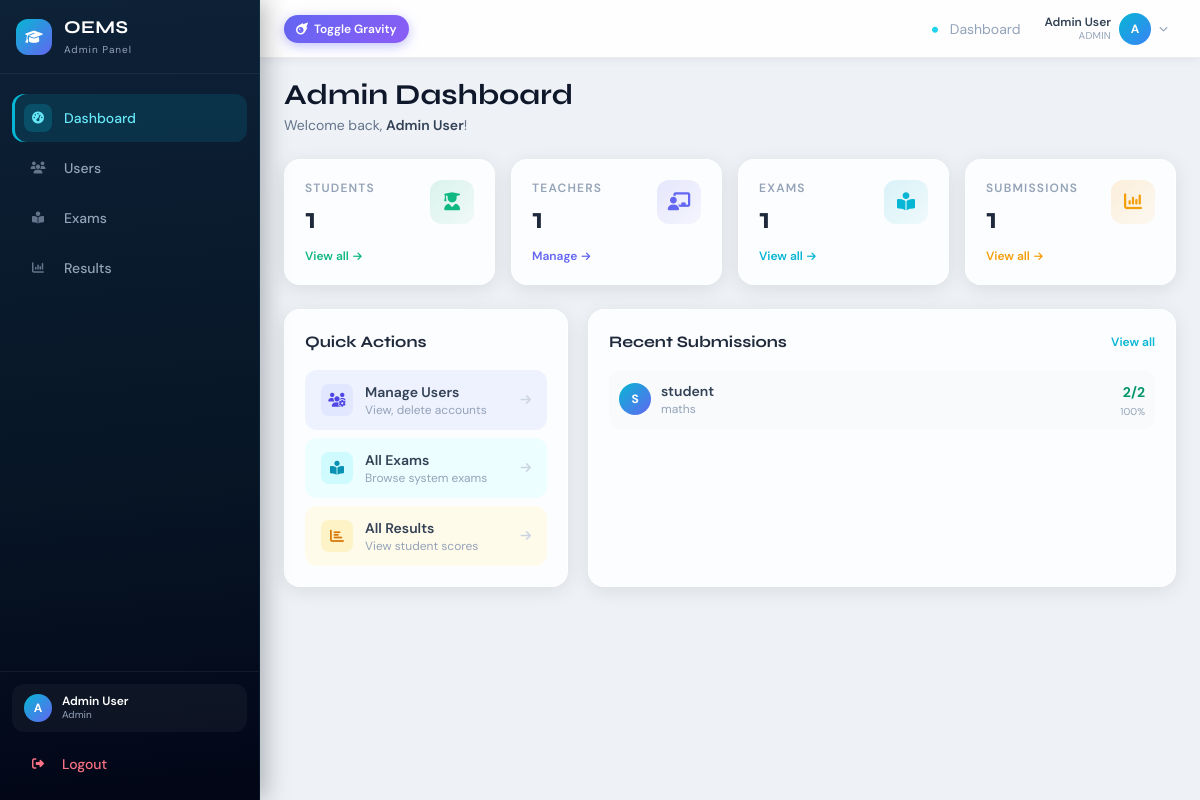
The app's page /dashboard (signed in) with its own data.
### tables this page shows
CREATE TABLE results (
            id INTEGER PRIMARY KEY AUTOINCREMENT,
            student_id INTEGER NOT NULL,
            exam_id INTEGER NOT NULL,
            score INTEGER NOT NULL,
            total INTEGER NOT NULL,
            date_taken TIMESTAMP DEFAULT CURRENT_TIMESTAMP,
            FOREIGN KEY (student_id) REFERENCES users (id) ON DELETE CASCADE,
            FOREIGN KEY (exam_id) REFERENCES exams (id) ON DELETE CASCADE
        );

CREATE TABLE users (
            id INTEGER PRIMARY KEY AUTOINCREMENT,
            name TEXT NOT NULL,
            email TEXT UNIQUE NOT NULL,
            password TEXT NOT NULL,
            role TEXT NOT NULL CHECK(role IN ('admin', 'teacher', 'student')),
            security_pin TEXT NOT NULL
        );

CREATE TABLE exams (
            id INTEGER PRIMARY KEY AUTOINCREMENT,
            title TEXT NOT NULL,
            teacher_id INTEGER NOT NULL,
            duration INTEGER NOT NULL, -- duration in minutes
            created_at TIMESTAMP DEFAULT CURRENT_TIMESTAMP,
            FOREIGN KEY (teacher_id) REFERENCES users (id) ON DELETE CASCADE
        );

### app.py (the view, shortened to what this page needs)
@app.route('/dashboard')
@login_required
def dashboard():
    conn = models.get_db_connection()
    role = session.get('user_role')
    if role == 'admin':
        stats = {
            'students': conn.execute("SELECT COUNT(*) FROM users WHERE role='student'").fetchone()[0],
            'teachers': conn.execute("SELECT COUNT(*) FROM users WHERE role='teacher'").fetchone()[0],
            'exams':    conn.execute("SELECT COUNT(*) FROM exams").fetchone()[0],
            'results':  conn.execute("SELECT COUNT(*) FROM results").fetchone()[0],
        }
        recent_results = conn.execute('''
            SELECT r.*, e.title AS exam_title, u.name AS student_name
            FROM results r
            JOIN exams e ON r.exam_id   = e.id
            JOIN users u ON r.student_id = u.id
            ORDER BY r.date_taken DESC LIMIT 6
        ''').fetchall()
        conn.close()
        return render_template('dashboard.html', stats=stats, recent_results=recent_results)

### app.py (called while the page is built)
def login_required(f):
    @wraps(f)
    def decorated(*args, **kwargs):
        if 'user_id' not in session:
            flash("Please log in to access this page.", "danger")
            return redirect(url_for('login'))
        return f(*args, **kwargs)
    return decorated

### models.py (called while the page is built)
def get_db_connection():
    db_path = os.path.join(os.path.dirname(os.path.abspath(__file__)), 'database.db')
    conn = sqlite3.connect(db_path)
    conn.row_factory = sqlite3.Row
    conn.execute('PRAGMA foreign_keys = ON')
    return conn

### templates/dashboard.html (shortened to what this page needs)
{% extends 'base.html' %}
{% block page_label %}Dashboard{% endblock %}
{% block content %}
<div class="page-header mb-4 md:mb-6 anim-in">
  <h1>{% if session.user_role == 'admin' %}Admin{% elif session.user_role == 'teacher' %}Teacher{% else %}Student{% endif %} Dashboard</h1>
  <p class="text-sm text-slate-500 mt-0.5">Welcome back, <span class="font-semibold text-slate-700">{{ session.get('user_name') }}</span>!</p>
</div>
{% if session.user_role == 'admin' %}
<div class="grid grid-cols-2 lg:grid-cols-4 gap-3 md:gap-4 mb-4 md:mb-6">
  <div class="glass stat-card rounded-2xl p-4 md:p-5 anim-in anim-in-d1 physics-element">
    <div class="flex items-start justify-between">
      <div>
        <p class="text-[10px] md:text-xs font-semibold uppercase tracking-widest text-slate-400 mb-1">Students</p>
        <p class="font-syne text-2xl md:text-3xl font-bold text-slate-800">{{ stats.students }}</p>
      </div>
      <div class="w-9 h-9 md:w-11 md:h-11 rounded-xl flex items-center justify-center shrink-0"
           style="background:linear-gradient(135deg,rgba(16,185,129,.15),rgba(16,185,129,.05))">
        <i class="fas fa-user-graduate text-emerald-500 text-base md:text-lg"></i>
      </div>
    </div>
    <a href="{{ url_for('manage_users') }}" class="mt-2 md:mt-3 text-xs font-semibold text-emerald-500 hover:text-emerald-600 flex items-center gap-1">
      View all <i class="fas fa-arrow-right text-[10px]"></i>
    </a>
  </div>
  <div class="glass stat-card rounded-2xl p-4 md:p-5 anim-in anim-in-d2 physics-element">
    <div class="flex items-start justify-between">
      <div>
        <p class="text-[10px] md:text-xs font-semibold uppercase tracking-widest text-slate-400 mb-1">Teachers</p>
        <p class="font-syne text-2xl md:text-3xl font-bold text-slate-800">{{ stats.teachers }}</p>
      </div>
      <div class="w-9 h-9 md:w-11 md:h-11 rounded-xl flex items-center justify-center shrink-0"
           style="background:linear-gradient(135deg,rgba(99,102,241,.15),rgba(99,102,241,.05))">
        <i class="fas fa-chalkboard-user text-indigo-500 text-base md:text-lg"></i>
      </div>
    </div>
    <a href="{{ url_for('manage_users') }}" class="mt-2 md:mt-3 text-xs font-semibold text-indigo-500 hover:text-indigo-600 flex items-center gap-1">
      Manage <i class="fas fa-arrow-right text-[10px]"></i>
    </a>
  </div>
  <div class="glass stat-card rounded-2xl p-4 md:p-5 anim-in anim-in-d3 physics-element">
    <div class="flex items-start justify-between">
      <div>
        <p class="text-[10px] md:text-xs font-semibold uppercase tracking-widest text-slate-400 mb-1">Exams</p>
        <p class="font-syne text-2xl md:text-3xl font-bold text-slate-800">{{ stats.exams }}</p>
      </div>
      <div class="w-9 h-9 md:w-11 md:h-11 rounded-xl flex items-center justify-center shrink-0"
           style="background:linear-gradient(135deg,rgba(6,182,212,.15),rgba(6,182,212,.05))">
        <i class="fas fa-book-open-reader text-cyan-500 text-base md:text-lg"></i>
      </div>
    </div>
    <a href="{{ url_for('exams') }}" class="mt-2 md:mt-3 text-xs font-semibold text-cyan-500 hover:text-cyan-600 flex items-center gap-1">
      View all <i class="fas fa-arrow-right text-[10px]"></i>
    </a>
  </div>
  <div class="glass stat-card rounded-2xl p-4 md:p-5 anim-in anim-in-d4 physics-element">
    <div class="flex items-start justify-between">
      <div>
        <p class="text-[10px] md:text-xs font-semibold uppercase tracking-widest text-slate-400 mb-1">Submissions</p>
        <p class="font-syne text-2xl md:text-3xl font-bold text-slate-800">{{ stats.results }}</p>
      </div>
      <div class="w-9 h-9 md:w-11 md:h-11 rounded-xl flex items-center justify-center shrink-0"
           style="background:linear-gradient(135deg,rgba(245,158,11,.15),rgba(245,158,11,.05))">
        <i class="fas fa-chart-column text-amber-500 text-base md:text-lg"></i>
      </div>
    </div>
    <a href="{{ url_for('results') }}" class="mt-2 md:mt-3 text-xs font-semibold text-amber-500 hover:text-amber-600 flex items-center gap-1">
      View all <i class="fas fa-arrow-right text-[10px]"></i>
    </a>
  </div>
</div>
<div class="grid grid-cols-1 lg:grid-cols-3 gap-4 md:gap-5">
  <div class="glass rounded-2xl p-4 md:p-5 anim-in physics-element">
    <h3 class="font-syne font-bold text-slate-800 mb-4 text-sm md:text-base">Quick Actions</h3>
    <div class="space-y-2">
      <a href="{{ url_for('manage_users') }}"
         class="flex items-center gap-3 px-3 md:px-4 py-2.5 md:py-3 rounded-xl bg-indigo-50 hover:bg-indigo-100 transition group">
        <div class="w-8 h-8 rounded-lg bg-indigo-100 group-hover:bg-indigo-200 flex items-center justify-center text-indigo-600 text-sm transition shrink-0">
          <i class="fas fa-users-gear"></i>
        </div>
        <div class="min-w-0">
          <p class="text-sm font-semibold text-slate-700">Manage Users</p>
          <p class="text-xs text-slate-400 hidden sm:block">View, delete accounts</p>
        </div>
        <i class="fas fa-arrow-right text-xs text-slate-300 group-hover:text-indigo-400 ml-auto transition"></i>
      </a>
      <a href="{{ url_for('exams') }}"
         class="flex items-center gap-3 px-3 md:px-4 py-2.5 md:py-3 rounded-xl bg-cyan-50 hover:bg-cyan-100 transition group">
        <div class="w-8 h-8 rounded-lg bg-cyan-100 group-hover:bg-cyan-200 flex items-center justify-center text-cyan-600 text-sm transition shrink-0">
          <i class="fas fa-book-open-reader"></i>
        </div>
        <div class="min-w-0">
          <p class="text-sm font-semibold text-slate-700">All Exams</p>
          <p class="text-xs text-slate-400 hidden sm:block">Browse system exams</p>
        </div>
        <i class="fas fa-arrow-right text-xs text-slate-300 group-hover:text-cyan-400 ml-auto transition"></i>
      </a>
      <a href="{{ url_for('results') }}"
         class="flex items-center gap-3 px-3 md:px-4 py-2.5 md:py-3 rounded-xl bg-amber-50 hover:bg-amber-100 transition group">
        <div class="w-8 h-8 rounded-lg bg-amber-100 group-hover:bg-amber-200 flex items-center justify-center text-amber-600 text-sm transition shrink-0">
          <i class="fas fa-chart-bar"></i>
        </div>
        <div class="min-w-0">
          <p class="text-sm font-semibold text-slate-700">All Results</p>
          <p class="text-xs text-slate-400 hidden sm:block">View student scores</p>
        </div>
        <i class="fas fa-arrow-right text-xs text-slate-300 group-hover:text-amber-400 ml-auto transition"></i>
      </a>
    </div>
  </div>
  <div class="glass rounded-2xl p-4 md:p-5 lg:col-span-2 anim-in physics-element">
    <div class="flex items-center justify-between mb-4">
      <h3 class="font-syne font-bold text-slate-800 text-sm md:text-base">Recent Submissions</h3>
      <a href="{{ url_for('results') }}" class="text-xs font-semibold text-cyan-500 hover:text-cyan-600">View all</a>
    </div>
    {% if recent_results %}
    <div class="space-y-2">
      {% for r in recent_results %}
      {% set pct = (r.score / r.total * 100)|round(0)|int if r.total > 0 else 0 %}
      <div class="flex items-center gap-2.5 p-2.5 rounded-xl bg-slate-50 hover:bg-slate-100 transition">
        <div class="w-8 h-8 rounded-full flex items-center justify-center text-xs font-bold text-white shrink-0"
             style="background:linear-gradient(135deg,#06B6D4,#6366F1)">
          {{ r.student_name[0].upper() }}
        </div>
        <div class="min-w-0 flex-1">
          <p class="text-sm font-semibold text-slate-700 truncate">{{ r.student_name }}</p>
          <p class="text-xs text-slate-400 truncate">{{ r.exam_title }}</p>
        </div>
        <div class="text-right shrink-0">
          <span class="text-sm font-bold {% if pct >= 50 %}text-emerald-600{% else %}text-rose-500{% endif %}">{{ r.score }}/{{ r.total }}</span>
          <p class="text-[10px] text-slate-400">{{ pct }}%</p>
        </div>
      </div>
      {% endfor %}
    </div>
    {% else %}
    <div class="text-center py-8 text-slate-400">
      <i class="fas fa-inbox text-3xl mb-2 text-slate-300 block"></i>
      <p class="text-sm">No submissions yet</p>
    </div>
    {% endif %}
  </div>
</div>
{% endif %}
{% endblock %}

### static/css/styles.css (style rules this page uses)
:root { --navy: #0A192F; --navy-dk: #020617; --cyan: #06B6D4; --indigo: #6366F1; --emerald: #10B981; --amber: #F59E0B; --rose: #F43F5E; --sidebar-w: 260px; --navbar-h: 58px; --shadow-sm: 0 2px 8px rgba(0,0,0,0.06); --shadow-md: 0 4px 20px rgba(0,0,0,0.09); --shadow-lg: 0 8px 36px rgba(0,0,0,0.13); --glow-cyan: 0 4px 16px rgba(6,182,212,0.38); --glow-indigo: 0 4px 16px rgba(99,102,241,0.38); --fast: 0.15s ease; --base: 0.25s ease; --slow: 0.4s cubic-bezier(0.4, 0, 0.2, 1); }
*, *::before, *::after { box-sizing: border-box; margin: 0; padding: 0; }
body { font-family: 'DM Sans', sans-serif; background: #eef2f7; color: #1e293b; overflow-x: hidden; line-height: 1.5; }
.anim-in { animation: fadeUp 0.35s ease both; }
.anim-in-d1 { animation: fadeUp 0.35s 0.05s ease both; }
.anim-in-d2 { animation: fadeUp 0.35s 0.10s ease both; }
.anim-in-d3 { animation: fadeUp 0.35s 0.15s ease both; }
.anim-in-d4 { animation: fadeUp 0.35s 0.20s ease both; }
.glass { background: rgba(255, 255, 255, 0.82); backdrop-filter: blur(12px); -webkit-backdrop-filter: blur(12px); border: 1px solid rgba(255, 255, 255, 0.68); box-shadow: var(--shadow-md); }
.stat-card { transition: transform var(--base), box-shadow var(--base); }
.page-header h1 { font-family: 'Syne', sans-serif; font-weight: 700; font-size: 1.4rem; color: #0f172a; line-height: 1.2; }
@media (min-width: 640px) { .page-header h1 { font-size: 1.8rem; } }

### records on screen
results: name "S", student_name "student", exam_title "maths", score "2", total "2", pct "100"

### other values on screen
{{ session.get('user_role') }} "Admin"
{{ session.get('user_name','U')[0].upper() }} "A"
{{ session.get('user_name') }} "Admin User"
{{ session.get('user_role') }} "ADMIN"
{{ stats.students }} "1"
{{ stats.teachers }} "1"
{{ stats.exams }} "1"
{{ stats.results }} "1"
